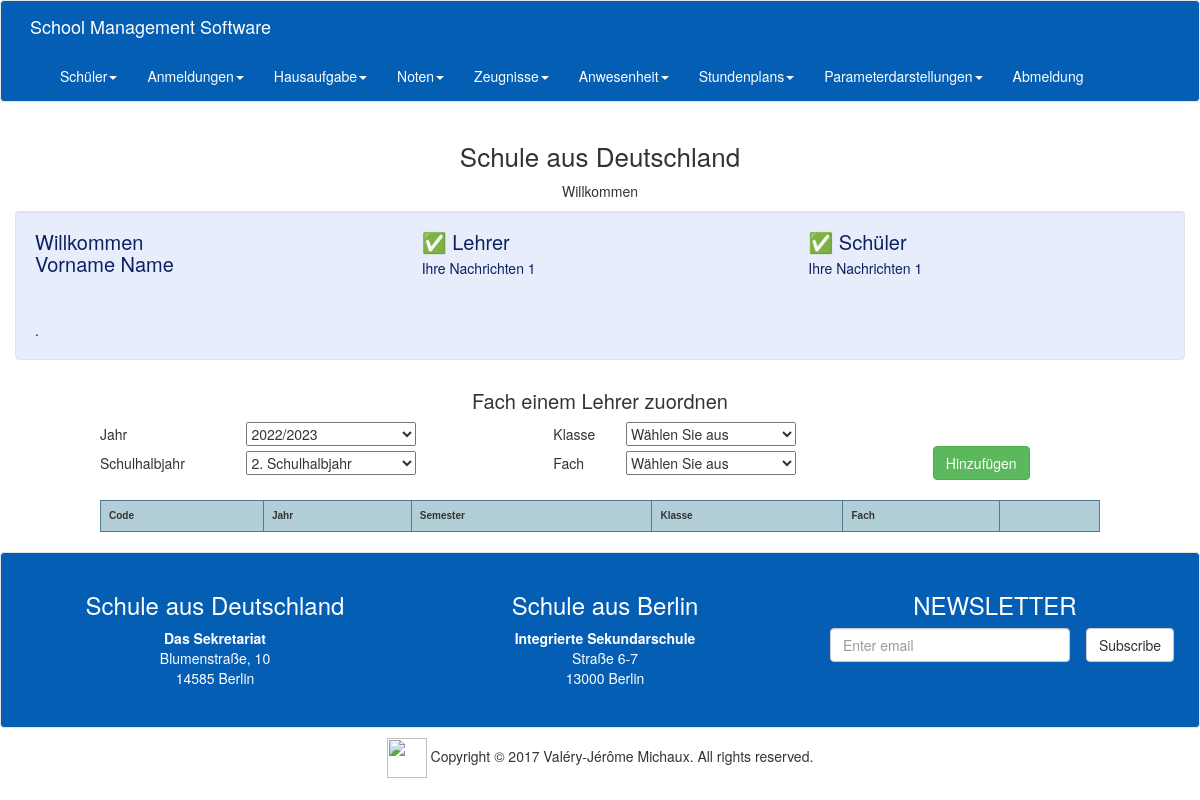
The page /teacher/profcourse.php (signed in) on the database as committed earlier.
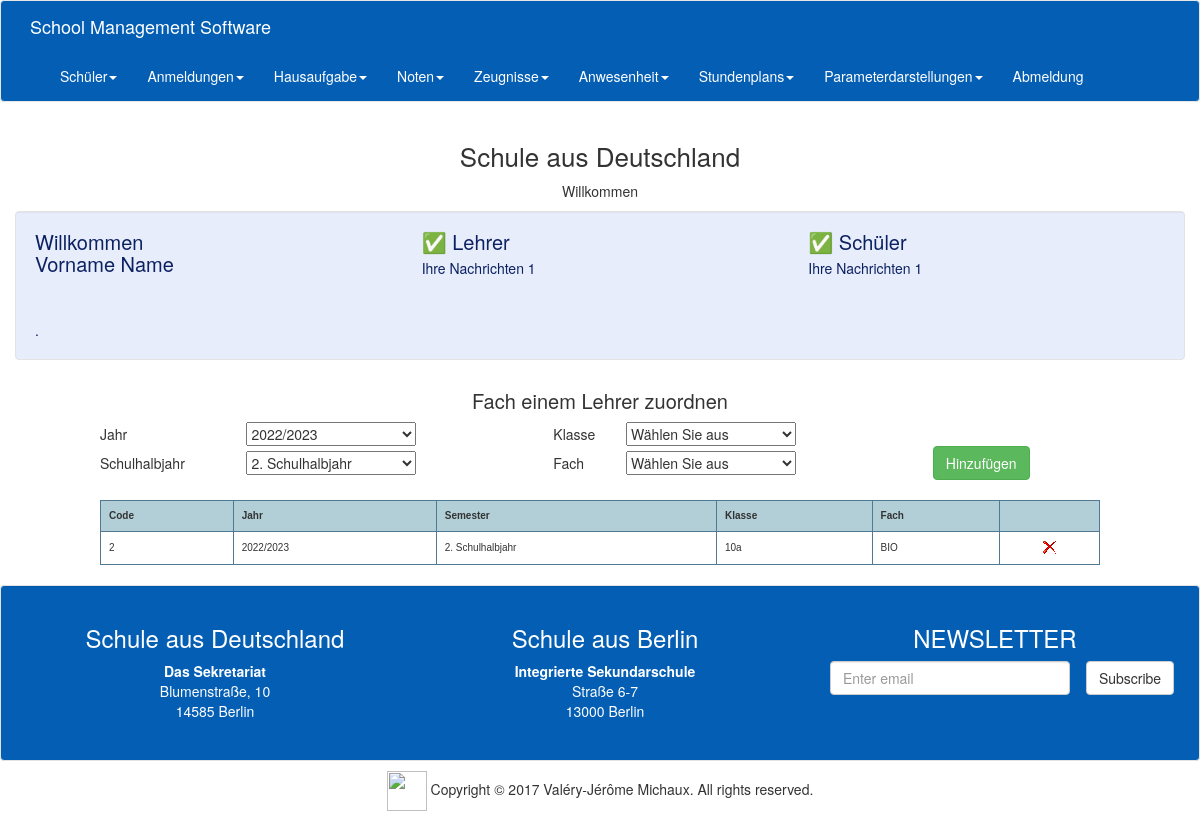
The same page on the database as committed later.
### tables this page shows
CREATE TABLE `interface` (
  `code` int(30) NOT NULL,
  `titre` text NOT NULL,
  `message1` text NOT NULL,
  `titre2` text NOT NULL,
  `titre3` text NOT NULL,
  `message2` text NOT NULL,
  `message3` text NOT NULL
);

CREATE TABLE `school` (
  `schoolname1` varchar(50) NOT NULL,
  `schoolname2` varchar(30) NOT NULL,
  `schoolzip` varchar(10) NOT NULL,
  `schooladdress` varchar(30) NOT NULL,
  `groupname` varchar(50) NOT NULL,
  `groupname2` varchar(30) NOT NULL,
  `groupaddress` varchar(30) NOT NULL,
  `groupzip` varchar(10) NOT NULL,
  `schoolcity` varchar(30) NOT NULL,
  `Groupcity` varchar(30) NOT NULL,
  `code` int(11) NOT NULL
);

CREATE TABLE `profcourse` (
  `year` varchar(30) NOT NULL,
  `semester` varchar(30) NOT NULL,
  `prof` varchar(30) NOT NULL,
  `course` varchar(30) NOT NULL,
  `classe` varchar(30) NOT NULL,
  `code` int(30) NOT NULL
);

### teacher/profcourse.php (the view, shortened to what this page needs)
<?php
include 'menuhead.php';
?>
<div class="col-lg-12 text-center">
	<h2>Fach einem Lehrer zuordnen</h2>
</div>
<div>
	<form id="form1" name="form1" method="post">
		<table width="300" align="center">
			<tr>
				<td>Jahr</td>
				<td>
					<select name="c1" style="width:170px;">
						<?php
						$requete = 'SELECT years FROM `years` order by years desc';
						$result = mysqli_query($cn, $requete);
						$requeteActuelle = 'SELECT year FROM `reference`';
						$resultAct = mysqli_query($cn, $requeteActuelle);
						$selecAct = mysqli_fetch_array($resultAct);
						while ($ligne = mysqli_fetch_array($result)) {
							if (!empty($_POST["c1"])) {
								$selectionnee = ($ligne[0] == $_POST["c1"]) ? " SELECTED " : "";
							} else {
								$selectionnee = ($ligne[0] == $selecAct[0]) ? " SELECTED " : "";
							}
							echo "<option value='", addslashes($ligne['years']), "' $selectionnee >", addslashes($ligne['years']), '</option>';
						}
						?>
					</select> &nbsp;
				</td>
				<td>Klasse</td>
				<td><select name="c3" style="width:170px;">
						<option value="">Wählen Sie aus</option>
					</select> &nbsp;</td>
			</tr>
			<tr>
				<td>Schulhalbjahr</td>
				<td><select name="c2" style="width:170px;">
						<?php
						$requete = 'SELECT semester FROM `semester`';
						$result = mysqli_query($cn, $requete);
						$requeteActuelle = 'SELECT semester FROM `reference`';
						$resultAct = mysqli_query($cn, $requeteActuelle);
						$selecAct = mysqli_fetch_array($resultAct);
						while ($ligne = mysqli_fetch_array($result)) {
							if (!empty($_POST["c2"])) {
								$selectionnee = ($ligne[0] == $_POST["c2"]) ? " SELECTED " : "";
							} else {
								$selectionnee = ($ligne[0] == $selecAct[0]) ? " SELECTED " : "";
							}
							echo "<option value='", addslashes($ligne['semester']), "' $selectionnee >", addslashes($ligne['semester']), '</option>';
						}
						?>
					</select></td>
				<td>Fach</td>
				<td><select name="c4" style="width:170px;">
						<option value="">Wählen Sie aus</option>
					</select> &nbsp;</td>
				<td><input name="b2" type="submit" id="b2" class="btn btn-success" value="Hinzufügen"></td>
			</tr>
		</table>
		<br>
</div>
<table width="80%" border="2" align="center" class="table-style-two">
	<tbody>
		<tr>
			<th><b>Code</b></th>
			<th><b>Jahr</b></th>
			<th><b>Semester</b></th>
			<th><b>Klasse</b></th>
			<th><b>Fach</b></th>
			<th width="100"><b></b></th>
		</tr>
		<?php
		$dr = mysqli_query($cn, "SELECT code, year, semester, classe, course from profcourse WHERE prof ='" . $_SESSION['login'] . "'");
		while ($ligne = mysqli_fetch_array($dr)) {
			?>
			<tr>
				<td>
					<?php echo addslashes($ligne[0]); ?>
				</td>
				<td>
					<?php echo addslashes($ligne[1]); ?>
				</td>
				<td>
					<?php echo addslashes($ligne[2]); ?>
				</td>
				<td>
					<?php echo addslashes($ligne[3]); ?>
				</td>
				<td>
					<?php echo addslashes($ligne[4]); ?>
				</td>
				<td>
					<center><button type="submit" name="submit" value="<?php echo $ligne[0]; ?>" class="btImg"><img
								src="../img/b_drop.png" /></button></center>
				</td>
			</tr>
			<?php
		}
		?>
	</tbody>
</table>
<?php
include 'menubottom.php';
?>

### teacher/menuhead.php (shortened to what this page needs)
<?php
include '../connexion.php';
?>
<!DOCTYPE html>
<html lang="en">
<head>
  <link rel="stylesheet" href="../css/bootstrap.css">
</head>
<body>
  <nav class="navbar navbar-default">
    <div class="container">
      <div class="navbar-header">
        <a class="navbar-brand" href="homeprof.php">School Management Software</a>
      </div>
      <div class="collapse navbar-collapse" id="myDefaultNavbar1">
        <ul class="nav navbar-nav">
          <li class="dropdown"> <a href="#" class="dropdown-toggle" aria-expanded="false" role="button"
              data-toggle="dropdown">Schüler<span class="caret"></span></a>
          </li>
          <li class="dropdown"> <a href="#" class="dropdown-toggle" aria-expanded="false" role="button"
              data-toggle="dropdown">Anmeldungen<span class="caret"></span></a>
          </li>
          <li class="dropdown"> <a href="#" class="dropdown-toggle" aria-expanded="false" role="button"
              data-toggle="dropdown">Hausaufgabe<span class="caret"></span></a>
          </li>
          <li class="dropdown"> <a href="#" class="dropdown-toggle" aria-expanded="false" role="button"
              data-toggle="dropdown">Noten<span class="caret"></span></a>
          </li>
          <li class="dropdown"> <a href="#" class="dropdown-toggle" aria-expanded="false" role="button"
              data-toggle="dropdown">Zeugnisse<span class="caret"></span></a>
          </li>
          <li class="dropdown"> <a href="#" class="dropdown-toggle" aria-expanded="false" role="button"
              data-toggle="dropdown">Anwesenheit<span class="caret"></span></a>
          </li>
          <li class="dropdown"> <a href="#" class="dropdown-toggle" aria-expanded="false" role="button"
              data-toggle="dropdown">Stundenplans<span class="caret"></span></a>
          </li>
          <li class="dropdown"> <a href="#" class="dropdown-toggle" aria-expanded="false" role="button"
              data-toggle="dropdown">Parameterdarstellungen<span class="caret"></span></a>
          </li>
          <li class="active"><a href="logout.php">Abmeldung<span class="sr-only">(current)</span></a></li>
        </ul>
      </div>
    </div>
  </nav>
  <section>
    <?php
    $requete = 'SELECT * FROM `interface`';
    $result = mysqli_query($cn, $requete);
    $interf = mysqli_fetch_array($result);
    ?>
    <div class="container">
      <div class="row">
        <div class="col-xs-12 text-center">
          <h1>
            <?php echo addslashes($interf[1]); ?>
          </h1>
          <p>
            <?php echo addslashes($interf[2]); ?>
          </p>
        </div>
      </div>
    </div>
  </section>
  <section>
    <div class="container well">
      <div class="row">
        <div class="col-lg-4 col-md-4 col-sm-6">
          <div class="media">
            <div class="media-body">
              <h2 class="media-heading">Willkommen<br>
                <tr>
                  <?php echo $_SESSION['prenomlogin'] . '&nbsp;' . $_SESSION['nomlogin']; ?>
              </h2>
              <table width="300" border="0">
                <tbody>
                  <tr>
                    <th scope="row">&nbsp;</th>
                  </tr>
                  <tr>
                    <td>&nbsp;</td>
                  </tr>
                </tbody>
              </table>
              .
            </div>
          </div>
        </div>
        <div class="col-lg-4 col-md-4 col-sm-6">
          <div class="media">
            <div class="media-body">
              <h2 class="media-heading">✅
                <?php echo addslashes($interf[3]); ?>
              </h2>
              <?php echo addslashes($interf[5]); ?>
            </div>
          </div>
        </div>
        <div class="col-lg-4 col-md-4 col-sm-6">
          <div class="media">
            <div class="media-body">
              <h2 class="media-heading">✅
                <?php echo addslashes($interf[4]); ?>
              </h2>
              <?php echo addslashes($interf[5]); ?>
            </div>
          </div>
        </div>
      </div>
    </div>
  </section>

### teacher/menubottom.php (shortened to what this page needs)
<BR>
<?php
$requete = 'SELECT * FROM `school`';
$result = mysqli_query($cn, $requete);
$ecole = mysqli_fetch_array($result);
?>
<footer class="text-center">
  <div class="section well2">
    <div class="container">
      <div class="row">
        <div class="col-lg-4 col-md-4">
          <h3 class="text-center">
            <?php echo addslashes($ecole[4]); ?>
          </h3>
          <address class="text-center">
            <strong>
              <?php echo addslashes($ecole[5]); ?>
            </strong><br>
            <?php echo addslashes($ecole[6]); ?><br>
            <?php echo addslashes($ecole[7]); ?>
            <?php echo addslashes($ecole[9]); ?><br>
          </address>
        </div>
        <div class="col-lg-4 col-md-4">
          <h3 class="text-center">
            <?php echo addslashes($ecole[0]); ?>
          </h3>
          <address class="text-center">
            <strong>
              <?php echo addslashes($ecole[1]); ?>
            </strong><br>
            <?php echo addslashes($ecole[3]); ?><br>
            <?php echo addslashes($ecole[2]); ?>
            <?php echo addslashes($ecole[8]); ?><br>
          </address>
        </div>
        <div class="col-lg-4 col-md-4">
          <h3 class="text-center">NEWSLETTER</h3>
          <form>
            <div class="form-group col-lg-9 col-md-8 col-sm-10 col-xs-10">
              <input type="email" class="form-control" id="exampleInputEmail1" placeholder="Enter email">
            </div>
            <button type="submit" class="btn btn-default">Subscribe<br>
            </button>
          </form>
        </div>
      </div>
    </div>
  </div>
  <div class="container">
    <div class="row">
      <div class="col-xs-12">
        <p><a href="https://github.com/michaux4/SchoolManagementSoftware" target="_blank"><img src="https://github.githubassets.com/images/modules/logos_page/GitHub-Mark.png" style="width:40px;height:40px;"></a> Copyright &copy; 2017 Val&eacute;ry-J&eacute;r&ocirc;me Michaux. All rights reserved. </p>
      </div>
    </div>
  </div>
</footer>
</body>
</html>

Rows that differ between the two databases and show on the page:
added profcourse: code "2", year "2022/2023", semester "2. Schulhalbjahr", classe "10a", course "BIO"
